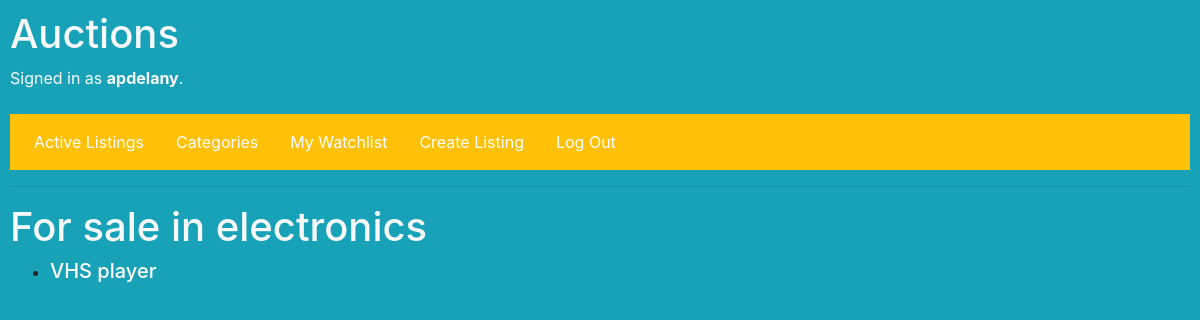
Screenshot of /categories/electronics (signed in) with the database file from the repository.
### auctions/models.py (models this page shows, shortened)
class User(AbstractUser):
    pass

class AuctionListing(models.Model):
    title = models.CharField(max_length=64)
    description = models.TextField()
    price = models.DecimalField(max_digits=10, decimal_places=2)
    photo = models.URLField()
    category = models.CharField(max_length=64)
    owner = models.ForeignKey(User, on_delete=models.CASCADE, related_name="owned_listings")
    active = models.BooleanField(default=True)

### auctions/views.py (the view)
# urls.py: path("categories/<path:categoryName>", views.categoryPage, name="categoryPage")
def categoryPage(request, categoryName):
    categoryItems = AuctionListing.objects.filter(category=categoryName, active=True)
    if request.method == "GET":
        return render(request, "auctions/category.html", {
            "categoryItems": categoryItems,
            "categoryName": categoryName
        })

### auctions/templates/auctions/category.html
{% extends "auctions/layout.html" %}
{% block body %}
    <h1 class="text-light">For sale in {{ categoryName }}</h1>
    <ul>
    {% for category in categoryItems %}
    {% if category.active == True %}
    <li><h5> <a href="{% url 'listing' category.id %}" style="text-decoration: none; color: white">{{ category.title }}</a> </h5></li>
    {% endif %}
    {% endfor %}
    </ul>
{% endblock %}

### auctions/templates/auctions/layout.html (shortened to what this page needs)
{% load static %}
<!DOCTYPE html>
<html lang="en">
    <head>
        <link
            rel="stylesheet"
            href="https://stackpath.bootstrapcdn.com/bootstrap/4.4.1/css/bootstrap.min.css"
        >
        <link href="{% static 'auctions/styles.css' %}" rel="stylesheet">
    </head>
    <body class="bg-info">
    <h1 class="text-light">Auctions</h1>
        <div class="text-light">
            {% if user.is_authenticated %}
                Signed in as <strong>{{ user.username }}</strong>.
            {% else %}
                Not signed in.
            {% endif %}
        </div>
        <ul class="nav mt-4 p-2 bg-warning text-light">
            <li class="nav-item">
                <a class="nav-link text-white" href="{% url 'index' %}">Active Listings</a>
            </li>
            <li class="nav-item">
                <a class="nav-link text-white" href="{% url 'categoriesPage' %}">Categories</a>
            </li>
            {% if user.is_authenticated %}
                <li class="nav-item">
                    <a class="nav-link text-white" href="{% url 'watchlistPage' %}">My Watchlist</a>
                </li>
                <li class="nav-item">
                    <a class="nav-link text-white" href="{% url 'postListing' %}">Create Listing</a>
                </li>
                <li class="nav-item">
                    <a class="nav-link text-white" href="{% url 'logout' %}">Log Out</a>
                </li>
            {% endif %}
        </ul>
        <hr>
        {% block body %}
        {% endblock %}
    </body>
</html>

### auctions/static/auctions/styles.css (style rules this page uses)
body { padding: 10px; }

### rows the page displays
User: username "apdelany"
AuctionListing: category "electronics", title "VHS player"
